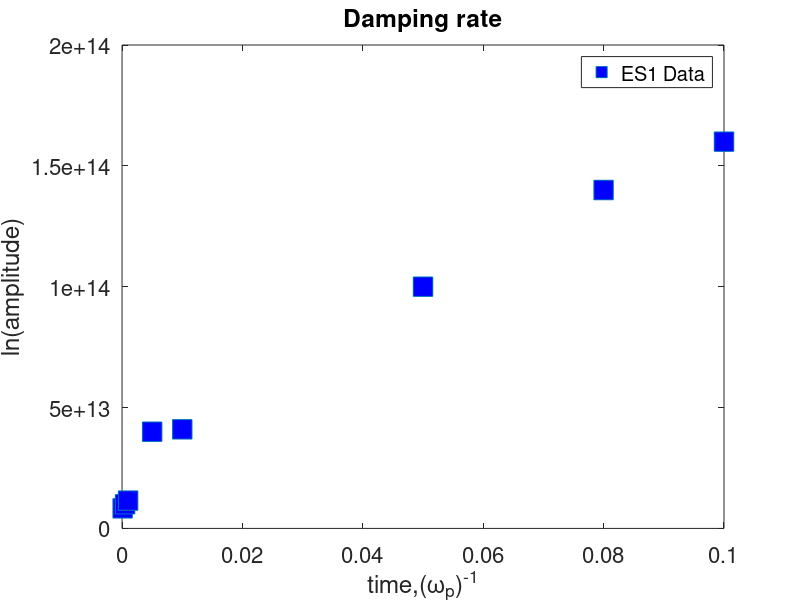

MATLAB code for this plot:
%% Jeffrey J. Walker
%% CPP 782, HW #10, problem #3


pressure=[1e-4,5e-4,1e-3,5e-3,1e-2,5e-2,8e-2,0.1];
ni=[8.3e12,1e13,1.15e13,4e13,4.1e13,1e14,1.4e14,1.6e14];
 
plot(pressure,ni,'s','MarkerFace','b','MarkerSize',14);
set(gca,'fontsize',16);
title('Damping rate')
xlabel('time,(\omega_p)^{-1}') 
ylabel('ln(amplitude)')
legend('ES1 Data','Fit (damping rate = 0.22 (\omega_p)^{-1})')
